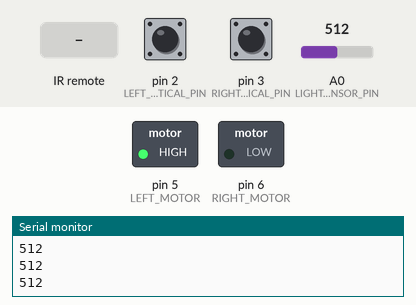
Bench run of a sketch on a simulated Arduino Uno, built with avr-gcc and run on an emulated ATmega328P. Shown: switched loads named in the sketch (green lamp = pin HIGH), the last lines printed to the serial monitor. Inputs (shaded band) come from the test bench; at power-on: A0 (LIGHT_SENSOR_PIN) = 512, pin 2 (LEFT_OPTICAL_PIN) LOW, pin 3 (RIGHT_OPTICAL_PIN) LOW.

Above: at 1.2 s.
1.3 s: infrared code 0xFF42BD received
At 2.0 s:
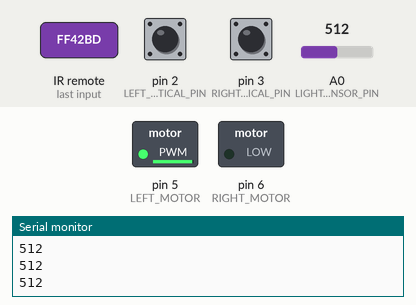
2.8 s: A0 (LIGHT_SENSOR_PIN) set to 691
4.3 s: A0 (LIGHT_SENSOR_PIN) set to 711
At 5.2 s:
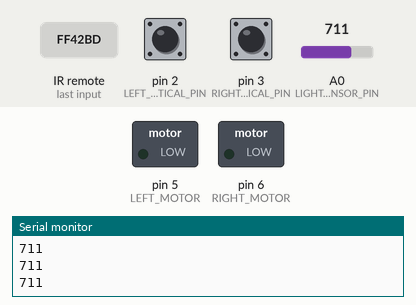
5.9 s: infrared code 0xFFA857 received
At 6.7 s:
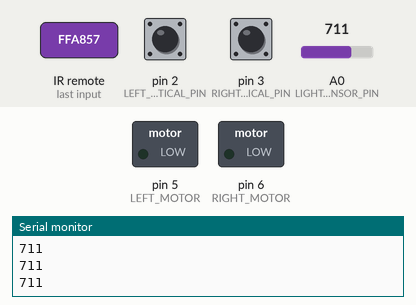
7.5 s: infrared code 0xFF629D received
At 8.0 s:
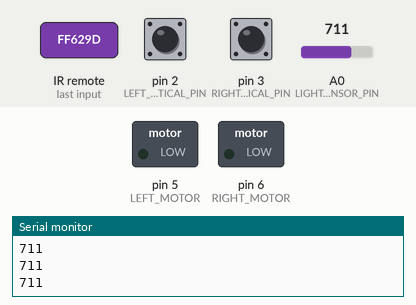
9.1 s: A0 (LIGHT_SENSOR_PIN) set to 690
At 10.0 s:
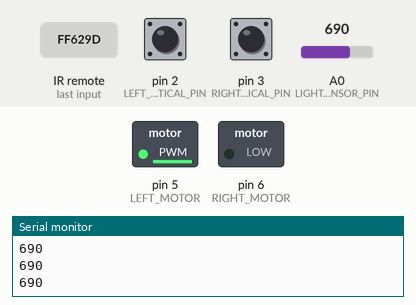
Timing chart, 0 to 11.6 s (numbered marks = the images above; inputs shaded):
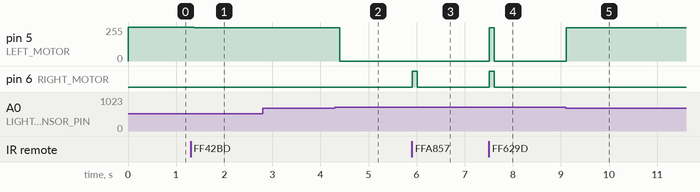

Measured:
- the behaviour switches between 699 and 700 on A0 (LIGHT_SENSOR_PIN) (found by bisection; images 1 and 2)
- after the input at 1.3 s, pin 5 (LEFT_MOTOR): 255/255 → 250/255 after 0.08 s
- after the input at 4.3 s, pin 5 (LEFT_MOTOR): 250/255 → 0/255 after 0.11 s
- after the input at 5.9 s, pin 6 (RIGHT_MOTOR): LOW → HIGH at once, → LOW 0.10 s later
- after the input at 7.5 s, pin 5 (LEFT_MOTOR): 0/255 → 250/255 at once, → 0/255 0.10 s later; pin 6 (RIGHT_MOTOR): LOW → HIGH at once, → LOW 0.10 s later
- after the input at 9.1 s, pin 5 (LEFT_MOTOR): 0/255 → 250/255 at once

The sketch:

SpyRobot.ino
```cpp
#include <IRremote.h>

// Arduino I/O
#define LEFT_OPTICAL_PIN 2
#define RIGHT_OPTICAL_PIN 3
#define RECV_PIN 4
#define LEFT_MOTOR 5
#define RIGHT_MOTOR 6
#define LIGHT_SENSOR_PIN A0

// Interrupts
#define LEFT_OPTICAL_PIN_INTERRUPT 0
#define RIGHT_OPTICAL_PIN_INTERRUPT 1

// IR remote control binding
#define CONTROL_MINUS 0xFFA857
#define CONTROL_PLUS 0xFF906F
#define CONTROL_OFF 0xFFA25D
#define CONTROL_MODE 0xFF629D
#define CONTROL_REPEAT 0xFFFFFFFF
#define CONTROL_4 0xFF10EF
#define CONTROL_5 0xFF38C7
#define CONTROL_7 0xFF42BD
#define CONTROL_8 0xFF4AB5

// Constants
#define OPERATION_TIME_MS 100
#define FEEDBACK_THRESHOLD 5
#define WHEEL_SPEED_STEP 5
#define MAX_ANALOG_VALUE 255

class Robot
{
public:
  struct Operation
  {
    enum Enum
    {
      Stop = 0,
      MoveForward,
      TurnLeft,
      TurnRight
    };
  };

  struct Wheel
  {
    enum Enum
    {
      Left = 0,
      Right
    };
  };

  struct Control
  {
    enum Enum
    {
      SpeedUp = 0,
      SpeedDown
    };
  };

  Robot() :
    m_operation(Operation::Stop),
    m_leftMotorValue(MAX_ANALOG_VALUE),
    m_rightMotorValue(MAX_ANALOG_VALUE),
    m_highLeftMotorValue(MAX_ANALOG_VALUE),
    m_highRightMotorValue(MAX_ANALOG_VALUE)
  {
    //
  }

  void Stop()
  {
    m_operation = Operation::Stop;
    SetupMotors(0, 0);
  }

  void MoveForward()
  {
    m_operation = Operation::MoveForward;
    SetupMotors(m_highLeftMotorValue, m_highRightMotorValue);
  }

  void Left()
  {
    m_operation = Operation::TurnLeft;
    SetupMotors(0, m_highRightMotorValue);
  }

  void Right()
  {
    m_operation = Operation::TurnRight;
    SetupMotors(m_highLeftMotorValue, 0);
  }

  void Operate()
  {
    analogWrite(LEFT_MOTOR, m_leftMotorValue);
    analogWrite(RIGHT_MOTOR, m_rightMotorValue);
  }

  void StopOperate()
  {
    analogWrite(LEFT_MOTOR, 0);
    analogWrite(RIGHT_MOTOR, 0);
  }

  void SetupWheel(Wheel::Enum wheel, Control::Enum control, int const value = WHEEL_SPEED_STEP)
  {
    Serial.print("1. SetupWheel left "); Serial.print(m_highLeftMotorValue);
    Serial.print(" right  "); Serial.println(m_highRightMotorValue);
    if (control == Control::SpeedUp)
    {
      switch (wheel)
      {
        case Wheel::Left:
          m_highLeftMotorValue += value;
          break;
        case Wheel::Right:
          m_highRightMotorValue += value;
          break;
      }
    }
    else
    {
      switch (wheel)
      {
        case Wheel::Left:
          m_highLeftMotorValue -= value;
          break;
        case Wheel::Right:
          m_highRightMotorValue -= value;
          break;
      }
    }

    m_highLeftMotorValue = constrain(m_highLeftMotorValue, 0, MAX_ANALOG_VALUE);
    m_highRightMotorValue = constrain(m_highRightMotorValue, 0, MAX_ANALOG_VALUE);

    Serial.print("2. SetupWheel left "); Serial.print(m_highLeftMotorValue);
    Serial.print(" right  "); Serial.println(m_highRightMotorValue);
  }

  void CheckFeedback(unsigned long const& now, int const leftOpticalCounter,
    int const rightOpticalCounter)
  {
    if (leftOpticalCounter !=0 && rightOpticalCounter != 0)
    {
      Serial.print("opticalCounter left "); Serial.print(leftOpticalCounter);
      Serial.print(" right "); Serial.println(rightOpticalCounter);
      Serial.print("pwm left "); Serial.print(m_highLeftMotorValue);
      Serial.print(" right "); Serial.println(m_highRightMotorValue);
    }

    if (m_operation == Operation::MoveForward &&
      abs(leftOpticalCounter - rightOpticalCounter) >= FEEDBACK_THRESHOLD)
    {
      if (leftOpticalCounter > rightOpticalCounter)
      {
        Serial.println("left wheel is to fast");
        if (m_highRightMotorValue > m_highLeftMotorValue &&
          m_highRightMotorValue < MAX_ANALOG_VALUE)
        {
          Serial.println("SpeedUp Right");
          SetupWheel(Wheel::Right, Control::SpeedUp);
        }
        else
        {
          Serial.println("SpeedDown Left");
          SetupWheel(Wheel::Left, Control::SpeedDown);
        }
      }
      else
      {
        Serial.println("Right wheel is to fast");
        if (m_highLeftMotorValue > m_highRightMotorValue &&
          m_highLeftMotorValue < MAX_ANALOG_VALUE)
        {
          Serial.println("SpeedUp Left");
          SetupWheel(Wheel::Left, Control::SpeedUp);
        }
        else
        {
          Serial.println("SpeedDown Right");
          SetupWheel(Wheel::Right, Control::SpeedDown);
        }
      }
    }
  }

private:
  void SetupMotors(byte const leftValue, byte const rightValue)
  {
    m_leftMotorValue = leftValue;
    m_rightMotorValue = rightValue;
  }

private:
  Operation::Enum m_operation;
  int m_leftMotorValue;
  int m_rightMotorValue;
  int m_highLeftMotorValue;
  int m_highRightMotorValue;
};

Robot robot;
IRrecv irrecv(RECV_PIN);
decode_results results;
unsigned long lastIrCommand = 0;
unsigned long timestamp = 0;

unsigned long opticalCheckTimer;
volatile int leftOpticalCounter = 0;
volatile int rightOpticalCounter = 0;

void setup()
{
  Serial.begin(9600);
  irrecv.enableIRIn(); // Start the receiver
  pinMode(LEFT_OPTICAL_PIN, INPUT);
  pinMode(RIGHT_OPTICAL_PIN, INPUT);
  analogWrite(LEFT_MOTOR, 0);
  analogWrite(RIGHT_MOTOR, 0);
  opticalCheckTimer = millis();
  attachInterrupt(LEFT_OPTICAL_PIN_INTERRUPT, CounterLeft, RISING);
  attachInterrupt(RIGHT_OPTICAL_PIN_INTERRUPT, CounterRight, RISING);
}

void loop() {
  unsigned long irCommand = 0;
  if (irrecv.decode(&results)) {
    //Serial.println(results.value, HEX);
    irCommand = results.value;
    if (irCommand != CONTROL_REPEAT && irCommand > 0)
    {
      lastIrCommand = irCommand;
    }
    irrecv.resume(); // Receive the next value
  }

  boolean knownCommand = false;
  switch (irCommand)
  {
    case CONTROL_PLUS:
      robot.Right();
      knownCommand = true;
      break;
    case CONTROL_MINUS:
      robot.Left();
      knownCommand = true;
      break;
    case CONTROL_OFF:
      robot.Stop();
      knownCommand = true;
      break;
    case CONTROL_MODE:
      robot.MoveForward();
      knownCommand = true;
      break;
    case CONTROL_REPEAT:
      knownCommand = true;
      break;
    case CONTROL_4:
      robot.SetupWheel(Robot::Wheel::Left, Robot::Control::SpeedUp);
      knownCommand = true;
      break;
    case CONTROL_5:
      robot.SetupWheel(Robot::Wheel::Right, Robot::Control::SpeedUp);
      knownCommand = true;
      break;
    case CONTROL_7:
      robot.SetupWheel(Robot::Wheel::Left, Robot::Control::SpeedDown);
      knownCommand = true;
      break;
    case CONTROL_8:
      robot.SetupWheel(Robot::Wheel::Right, Robot::Control::SpeedDown);
      knownCommand = true;
      break;
  }

  if (!knownCommand && irCommand > 0 && lastIrCommand != 0)
  {
    lastIrCommand = 0;
  }
  if (knownCommand && lastIrCommand == 0)
  {
    knownCommand = false;
  }

  int lightSendor= analogRead(LIGHT_SENSOR_PIN);
  Serial.println(lightSendor);
  if (lightSendor < 700)
  {
    robot.Right();
    knownCommand = true;
  }

  unsigned long now = millis();
  if (knownCommand)
  {
    timestamp = now;
  }
  if (now - timestamp <= OPERATION_TIME_MS)
  {
    robot.Operate();
  }
  else
  {
    robot.StopOperate();
  }

  if (now - opticalCheckTimer >= 1000)
  {
    robot.CheckFeedback(now, leftOpticalCounter, rightOpticalCounter);
    leftOpticalCounter = 0;
    rightOpticalCounter = 0;
    opticalCheckTimer = now;
  }
}

void CounterLeft()
{
  ++leftOpticalCounter;
}

void CounterRight()
{
  ++rightOpticalCounter;
}
```
